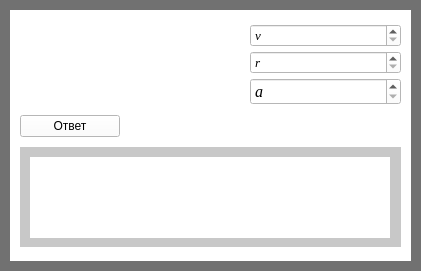
       <widget class="QWidget" name="widget_11" native="true">
        <property name="geometry">
         <rect>
          <x>40</x>
          <y>560</y>
          <width>421</width>
          <height>271</height>
         </rect>
        </property>
        <property name="styleSheet">
         <string notr="true">background-color: rgb(0, 0, 0);
background-color: rgb(113, 113, 113);</string>
        </property>
        <widget class="QWidget" name="widget_12" native="true">
         <property name="geometry">
          <rect>
           <x>10</x>
           <y>10</y>
           <width>401</width>
           <height>251</height>
          </rect>
         </property>
         <property name="styleSheet">
          <string notr="true">background-color: rgb(255, 255, 255);</string>
         </property>
         <widget class="QWidget" name="verticalLayoutWidget_23">
          <property name="geometry">
           <rect>
            <x>10</x>
            <y>10</y>
            <width>381</width>
            <height>231</height>
           </rect>
          </property>
          <layout class="QVBoxLayout" name="verticalLayout_26">
           <item>
            <layout class="QHBoxLayout" name="horizontalLayout_14">
             <property name="spacing">
              <number>50</number>
             </property>
             <item>
              <widget class="QLabel" name="label_27">
               <property name="minimumSize">
                <size>
                 <width>180</width>
                 <height>0</height>
                </size>
               </property>
               <property name="styleSheet">
                <string notr="true">background-color: rgb(255, 255, 255);</string>
               </property>
               <property name="text">
                <string/>
               </property>
               <property name="pixmap">
                <pixmap>D:/Downloads/2018-12-06_22-04-31.jpg</pixmap>
               </property>
              </widget>
             </item>
             <item>
              <layout class="QVBoxLayout" name="verticalLayout_10">
               <property name="spacing">
                <number>4</number>
               </property>
               <item>
                <widget class="QSpinBox" name="spinBox_17">
                 <property name="font">
                  <font>
                   <family>Times New Roman</family>
                   <pointsize>10</pointsize>
                   <italic>true</italic>
                  </font>
                 </property>
                 <property name="specialValueText">
                  <string>v</string>
                 </property>
                 <property name="maximum">
                  <number>1000000000</number>
                 </property>
                </widget>
               </item>
               <item>
                <widget class="QSpinBox" name="spinBox_18">
                 <property name="font">
                  <font>
                   <family>Times New Roman</family>
                   <pointsize>10</pointsize>
                   <italic>true</italic>
                  </font>
                 </property>
                 <property name="specialValueText">
                  <string>r</string>
                 </property>
                 <property name="maximum">
                  <number>1000000000</number>
                 </property>
                </widget>
               </item>
               <item>
                <widget class="QSpinBox" name="spinBox_19">
                 <property name="font">
                  <font>
                   <family>Times New Roman</family>
                   <pointsize>12</pointsize>
                   <italic>true</italic>
                  </font>
                 </property>
                 <property name="specialValueText">
                  <string>a</string>
                 </property>
                 <property name="maximum">
                  <number>1000000000</number>
                 </property>
                </widget>
               </item>
              </layout>
             </item>
            </layout>
           </item>
           <item>
            <widget class="QPushButton" name="pushButton_10">
             <property name="minimumSize">
              <size>
               <width>100</width>
               <height>0</height>
              </size>
             </property>
             <property name="maximumSize">
              <size>
               <width>100</width>
               <height>16777215</height>
              </size>
             </property>
             <property name="text">
              <string>Ответ</string>
             </property>
            </widget>
           </item>
           <item>
            <widget class="QWidget" name="widget_56" native="true">
             <property name="minimumSize">
              <size>
               <width>0</width>
               <height>100</height>
              </size>
             </property>
             <property name="maximumSize">
              <size>
               <width>400</width>
               <height>100</height>
              </size>
             </property>
             <property name="styleSheet">
              <string notr="true">background-color: rgb(200, 200, 200);</string>
             </property>
             <widget class="QLabel" name="label_22">
              <property name="geometry">
               <rect>
                <x>10</x>
                <y>10</y>
                <width>360</width>
                <height>81</height>
               </rect>
              </property>
              <property name="minimumSize">
               <size>
                <width>360</width>
                <height>0</height>
               </size>
              </property>
              <property name="maximumSize">
               <size>
                <width>360</width>
                <height>16777215</height>
               </size>
              </property>
              <property name="styleSheet">
               <string notr="true">background-color: rgb(255, 255, 255);</string>
              </property>
              <property name="text">
               <string/>
              </property>
             </widget>
            </widget>
           </item>
          </layout>
         </widget>
        </widget>
       </widget>
